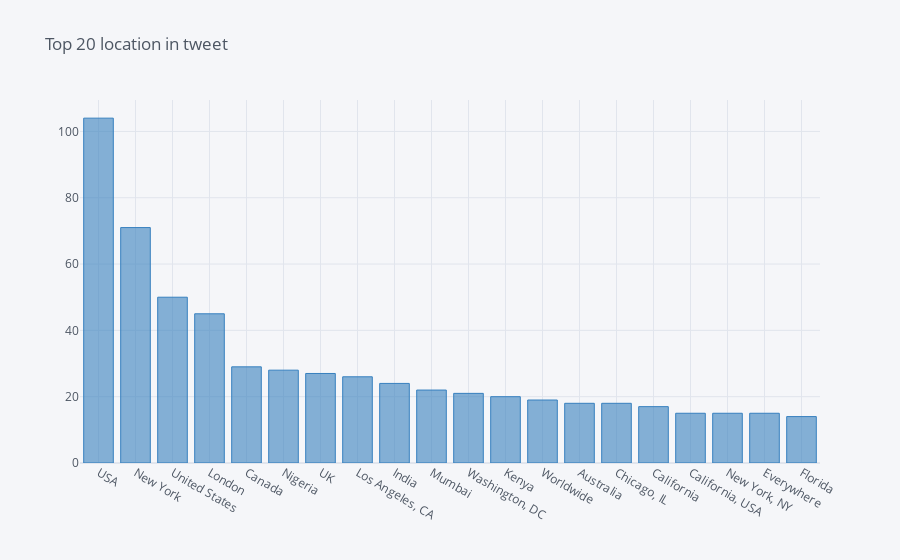

The notebook cell saved with this chart:
### Code cell
train.location.value_counts()[:20].iplot(kind='bar', title='Top 20 location in tweet', color='blue')  # Check the top 15 locations

### Figure 1 — Plotly figure (JSON) as saved in the notebook; plotly's stock layout.template omitted (floating-point values rounded to 4 significant figures)
{"data": [{"marker": {"color": "rgba(55, 128, 191, 0.6)", "line": {"color": "rgba(55, 128, 191, 1.0)", "width": 1}}, "name": "location", "orientation": "v", "text": "", "type": "bar", "x": ["USA", "New York", "United States", "London", "Canada", "Nigeria", "UK", "Los Angeles, CA", "India", "Mumbai", "Washington, DC", "Kenya", "Worldwide", "Australia", "Chicago, IL", "California", "California, USA", "New York, NY", "Everywhere", "Florida"], "y": [104, 71, 50, 45, 29, 28, 27, 26, 24, 22, 21, 20, 19, 18, 18, 17, 15, 15, 15, 14]}], "layout": {"legend": {"bgcolor": "#F5F6F9", "font": {"color": "#4D5663"}}, "paper_bgcolor": "#F5F6F9", "plot_bgcolor": "#F5F6F9", "title": {"font": {"color": "#4D5663"}, "text": "Top 20 location in tweet"}, "xaxis": {"gridcolor": "#E1E5ED", "showgrid": true, "tickfont": {"color": "#4D5663"}, "title": {"font": {"color": "#4D5663"}, "text": ""}, "zerolinecolor": "#E1E5ED"}, "yaxis": {"gridcolor": "#E1E5ED", "showgrid": true, "tickfont": {"color": "#4D5663"}, "title": {"font": {"color": "#4D5663"}, "text": ""}, "zerolinecolor": "#E1E5ED"}}}
